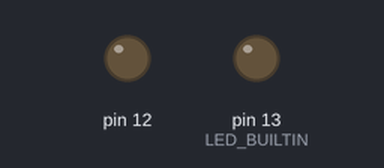
Bench run of a sketch on a simulated Arduino Uno, built with avr-gcc and run on an emulated ATmega328P. On the bench: output pins drawn as LEDs (lit = HIGH). Pins used as bus, display or sensor lines are not drawn; what the sketch prints to the serial monitor is not drawn.

Above: at 2.5 s.
At 7.5 s:
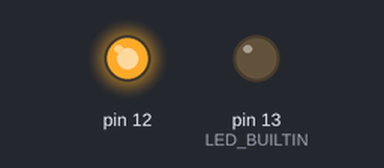
Timing chart, 0 to 13.0 s (numbered marks = the images above):
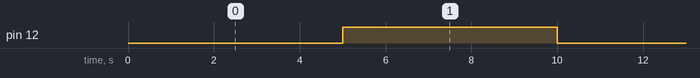

Measured:
- by itself, pin 12: alternates HIGH for 5.0 s and LOW for 5.0 s

The sketch:

zawory.ino
```cpp
#define SensorPin A0
int temp;
void setup() {

  pinMode(12, OUTPUT);
  pinMode(14, OUTPUT);

  pinMode(LED_BUILTIN, OUTPUT);
  Serial.begin(9600);
  Serial.println("Ready");
}

void loop() {
  digitalWrite(12, LOW);
  digitalWrite(14, HIGH);
  delay(5000);
  digitalWrite(12, HIGH);
  digitalWrite(14, LOW);
  delay(5000);

}
```
